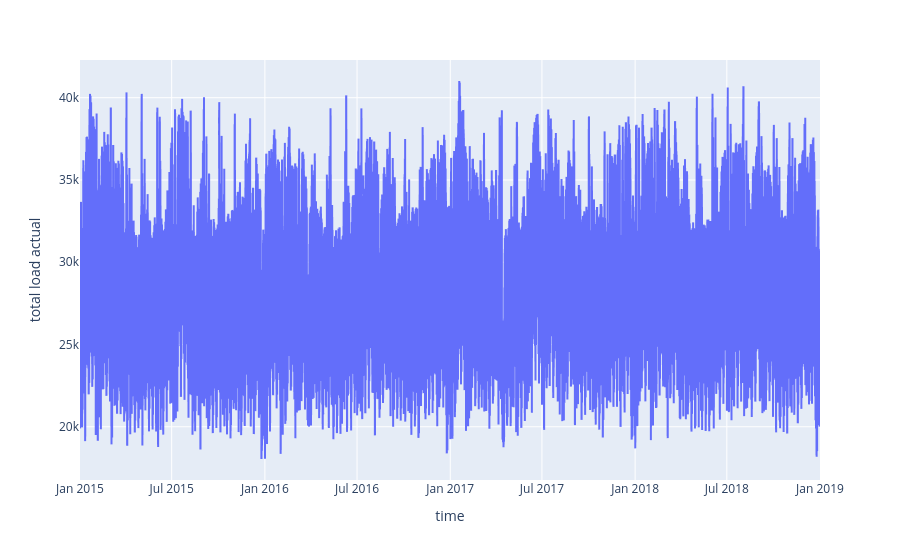

Notebook code cell kept with this figure:
### Code cell
px.line(data_frame=energy_df, x="time", y="total load actual")

### Figure 1 — Plotly figure (JSON) as saved in the notebook; plotly's stock layout.template omitted (floating-point values rounded to 4 significant figures; data arrays with more than 128 entries replaced by an {"elided": "..."} marker saying what was removed)
{"data": [{"hovertemplate": "time=%{x}<br>total load actual=%{y}<extra></extra>", "legendgroup": "", "line": {"color": "#636efa", "dash": "solid"}, "marker": {"symbol": "circle"}, "mode": "lines", "name": "", "showlegend": false, "type": "scattergl", "x": {"elided": "35064 str values"}, "xaxis": "x", "y": {"elided": "35064 int values"}, "yaxis": "y"}], "layout": {"legend": {"tracegroupgap": 0}, "margin": {"t": 60}, "xaxis": {"anchor": "y", "domain": [0, 1], "title": {"text": "time"}}, "yaxis": {"anchor": "x", "domain": [0, 1], "title": {"text": "total load actual"}}}}
